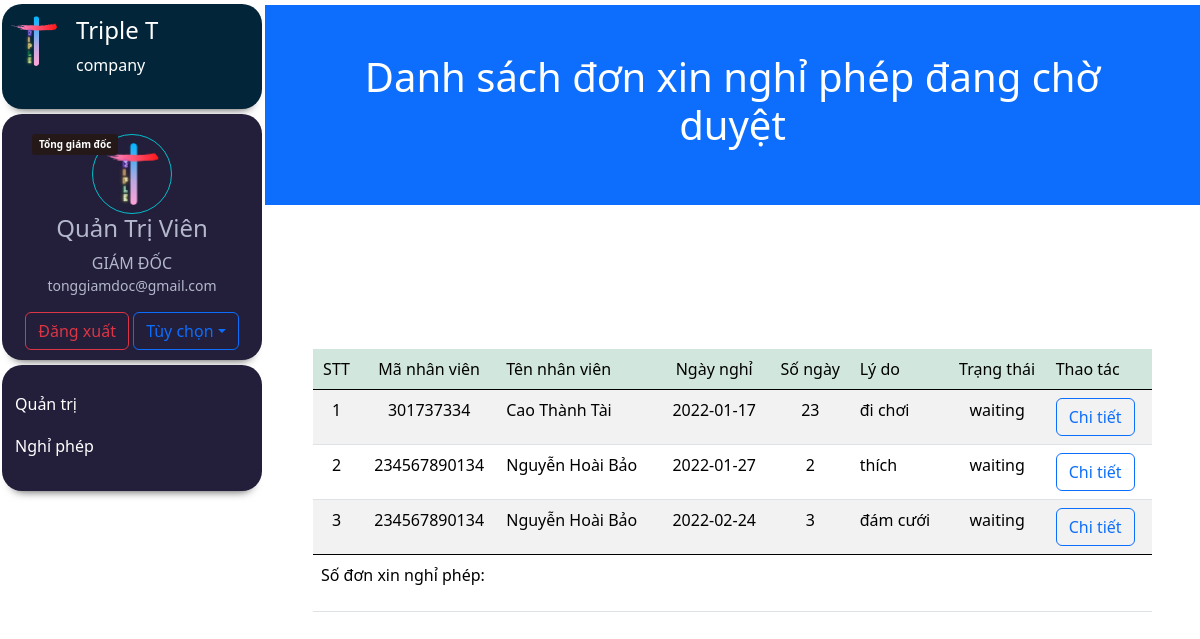
Screenshot of /dist/manage_attendance_admin.php (signed in) with the database file from the repository.
### tables this page shows
CREATE TABLE `nhanvien` (
  `stt` int(11) NOT NULL,
  `avatar` varchar(128) DEFAULT NULL,
  `chucvu` varchar(128) DEFAULT NULL,
  `phongban` varchar(128) DEFAULT NULL,
  `lastname` varchar(128) DEFAULT NULL,
  `firstname` varchar(128) DEFAULT NULL,
  `ngaysinh` date DEFAULT NULL,
  `gender` varchar(128) DEFAULT NULL,
  `cccd` varchar(128) NOT NULL,
  `ngaycap` date DEFAULT NULL,
  `noicap` varchar(128) DEFAULT NULL,
  `quoctich` varchar(128) DEFAULT NULL,
  `dantoc` varchar(128) DEFAULT NULL,
  `tongiao` varchar(128) DEFAULT NULL,
  `noisinh` varchar(128) DEFAULT NULL,
  `thuongtru` varchar(128) DEFAULT NULL,
  `sdt` bigint(20) DEFAULT NULL,
  `sdtkc` bigint(20) DEFAULT NULL,
  `quanhe` varchar(128) DEFAULT NULL,
  `email` varchar(128) DEFAULT NULL,
  `duoiemail` varchar(128) DEFAULT NULL,
  `stk` bigint(20) DEFAULT NULL,
  `nganhang` varchar(128) DEFAULT NULL
);

CREATE TABLE `xinnghiphep` (
  `madonxnp` int(11) NOT NULL,
  `cccd` varchar(128) NOT NULL,
  `ten` varchar(128) NOT NULL,
  `ngaynghi` date NOT NULL,
  `songay` int(11) NOT NULL,
  `lydo` varchar(128) NOT NULL,
  `trangthai` varchar(128) NOT NULL DEFAULT 'waiting',
  `machucvu` int(11) NOT NULL,
  `phongban` varchar(128) NOT NULL,
  `tongngayduocnghi` int(11) NOT NULL
);

### www/dist/manage_attendance_admin.php (the view, shortened to what this page needs)
<?php
  $b = 1;
  $machucvu = $_SESSION['permission'] - $b;
  $conn = new mysqli('mysql-server', 'root', 'root', 'quantrivien');
  $sql = "SELECT * FROM xinnghiphep WHERE machucvu = '$machucvu' and trangthai='waiting' ";
  $result1 = $conn->query($sql);
?>
<!doctype html>
<html lang="en">
  <head>
    <link href="https://cdn.jsdelivr.net/npm/bootstrap@5.0.2/dist/css/bootstrap.min.css" rel="stylesheet"
>
    <link href="../assets/dist/css/bootstrap.min.css" rel="stylesheet">
        <link rel="stylesheet" href="../style.css">
    </head>
<body>
<?php
    include 'sidebar.php';
    ?>
<div class="main">
  <div class ="manageattendance">
  <div class="p-5 bg-primary text-white text-center">
    <h1>Danh sách đơn xin nghỉ phép đang chờ duyệt</h1>
  </div>
  <div class="d-grid pt-5">
  <div class="container-fuild p-5 my-5">
    <div class="table-responsive">
      <table class="table table-hover table-striped rounded-3">
        <thead class="table-success">
          <tr>
            <td class ="text-center">STT</td>
            <td class ="text-center">Mã nhân viên</td>
            <td>Tên nhân viên</td>
            <td class ="text-center">Ngày nghỉ</td>
            <td class ="text-center">Số ngày</td>
            <td>Lý do</td>
            <td class ="text-center">Trạng thái</td>
            <td >Thao tác</td>
          </tr>
        </thead>
        <tbody>
        <?php
            $count1=0;
            if ($result1->num_rows > 0) {
            while($row = $result1->fetch_assoc()) {
                $count1=$count1+1;
                $xinnghiphep1 = $row["madonxnp"];
                $xinnghiphep2 = $row['cccd'];
                $xinnghiphep3 = $row['ten'];
                $xinnghiphep4 =  $row['ngaynghi'];
                $xinnghiphep5 = $row['songay'];
                $xinnghiphep6 = $row['lydo'];
                $xinnghiphep7 = $row['trangthai'];
        ?>
                            <tr class="item">
                                <td class ="text-center"><?=$count1?></td>
                                <td class ="text-center"><?=$xinnghiphep2?></td>
                                <td ><?=$xinnghiphep3?></td>
                                <td class ="text-center"><?=$xinnghiphep4?></td>
                                <td class ="text-center"><?=$xinnghiphep5?></td>
                                <td><?=$xinnghiphep6?></td>
                                <td class ="text-center"><?=$xinnghiphep7?></td>
                                <td>
                                <a class="btn btn-outline-primary" href="attendancedetail.php?madonxnp=<?=$xinnghiphep1?>">Chi tiết</a>
                                </td>
                            </tr>
                          <?php
                          }
                        } else {
                        }
                      ?>
                    </tbody>
                    <tfoot class="bg-z">
                        <tr>
                            <td colspan="11">
                                <div class="clearfix">
                                    <p id="total-price" class="fl-right">Số đơn xin nghỉ phép: </p>
                                </div>
                            </td>
                        </tr>
                    </tfoot>
                </table>
        </div>
</div>
</div>
  </body>
</html>

### www/dist/sidebar.php (shortened to what this page needs)
<?php
  $user = $_SESSION['user'];
  $conn = new mysqli('mysql-server', 'root', 'root', 'quantrivien');
  $sql = "SELECT * FROM nhanvien WHERE cccd='$user'";
  $result =$conn -> query($sql);
  $data = $result->fetch_array();
  $email = $data['email'].$data['duoiemail'];
  ?>
<div class ="home">
    <div class="flex-shrink-0 sidenav">
        <div class="logobrandcard">
            <div class="d-flex flex-row logothuonghieu">
                <div class="p-2"><a href="home.php"><img src="../images/logo.svg" width="50" /></a></div>
                <div class="p-2">
                    <h4>Triple T</h4>
                    <p>company</p>
                </div>
            </div>
        </div>
        <div class="profilecard">
            <span class="chucvu" chucvu="<?=$data['chucvu']?>"><?=$data['chucvu']?></span>
            <img class="round" src="../images/logo.png" height ="80" alt="user" />
            <h4 class="ten"><?=$_SESSION['name'] ?></h4>
            <h7 class ="phongban"><?=$data['phongban']?></h7>
            <p class ="email"><?=$email?></p>
            <a class="btn btn-outline-danger" href="logout.php">Đăng xuất</a>
            <button class="btn btn-outline-primary dropdown-toggle " data-bs-toggle="dropdown">Tùy chọn</button>
        </div>
        <div class="selectlist flex-fluid">
            <ul class="list-unstyled ps-0">
                <li class="mb-1 hidequantri" permission="<?=$_SESSION['permission'] ?>" >
                    <button class="btn title1 align-items-center rounded collapsed" data-bs-toggle="collapse" data-bs-target="#home-collapse" aria-expanded="false">
                    Quản trị
                    </button>
                </li>
                <li class="mb-1" >
                    <button class="btn title1 align-items-center rounded collapsed" data-bs-toggle="collapse" data-bs-target="#tinhnang-collapse" aria-expanded="false">
                    Nghỉ phép
                    </button>
                </li>
            </ul>
        </div>
    </div>
</div>

### www/style.css (style rules this page uses)
.sidenav { height: 100%; width: 260px; position: fixed; z-index: 1; top: 0; left: 2px; background-color: none; overflow-x: hidden; }
.sidenav .phongban { margin: 5px 0; text-transform: uppercase; }
.sidenav .email { font-size: 14px; line-height: 21px; }
.sidenav .logobrandcard { background-color: #032539; border-radius: 20px; box-shadow: 0px 10px 10px -10px rgba(0,0,0,0.75); color: #ffffff; padding-top: 4px; position: relative; max-width: 100%; text-align: left; margin-top: 4px; height: 105px; }
.sidenav .profilecard { background-color: #231E39; border-radius: 20px; box-shadow: 0px 10px 10px -10px rgba(0,0,0,0.75); color: #B3B8CD; padding-top: 20px; padding-bottom: 10px; position: relative; width: 350px; max-width: 100%; text-align: center; margin-top: 5px; }
.sidenav .profilecard .chucvu[chucvu="Tổng giám đốc"] { color: #ffffff; background-color: #241818; border-radius: 3px; font-size: 10px; font-weight: bold; padding: 3px 7px; position: absolute; top: 20px; left: 30px; }
.sidenav .profilecard .round { border: 1px solid #03BFCB; border-radius: 50%; padding: 8px; }
.sidenav .selectlist { background-color: #231E39; border-radius: 20px; box-shadow: 0px 10px 10px -10px rgba(0,0,0,0.75); color: #B3B8CD; padding-top: 20px; padding-bottom: 10px; position: relative; width: 350px; max-width: 100%; text-align: left; margin-top: 5px; }
.sidenav .rounded { color: rgb(255, 255, 255); }
.main { margin-left: 265px; margin-top: 5px; }

### rows the page displays
nhanvien: chucvu "Tổng giám đốc", phongban "GIÁM ĐỐC", email "tonggiamdoc@gmail.com"
xinnghiphep: cccd "301737334", ten "Cao Thành Tài", ngaynghi "2022-01-17", songay "23", lydo "đi chơi", trangthai "waiting"
xinnghiphep: cccd "234567890134", ten "Nguyễn Hoài Bảo", ngaynghi "2022-01-27", songay "2", lydo "thích", trangthai "waiting"
xinnghiphep: cccd "234567890134", ten "Nguyễn Hoài Bảo", ngaynghi "2022-02-24", songay "3", lydo "đám cưới", trangthai "waiting"

### other values shown
$_SESSION['name'] "Quản Trị Viên"
